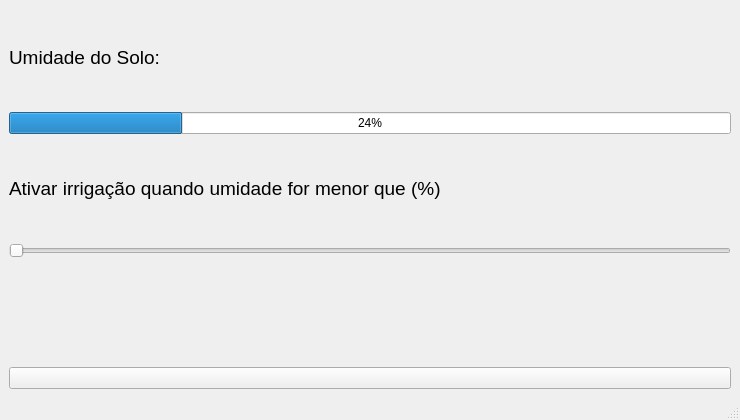
<?xml version="1.0" encoding="UTF-8"?>
<ui version="4.0">
 <class>MainWindow</class>
 <widget class="QMainWindow" name="MainWindow">
  <property name="geometry">
   <rect>
    <x>0</x>
    <y>0</y>
    <width>740</width>
    <height>420</height>
   </rect>
  </property>
  <property name="windowTitle">
   <string>MainWindow</string>
  </property>
  <property name="iconSize">
   <size>
    <width>23</width>
    <height>23</height>
   </size>
  </property>
  <widget class="QWidget" name="centralwidget">
   <layout class="QVBoxLayout" name="verticalLayout">
    <item>
     <widget class="QLabel" name="umidade_label">
      <property name="font">
       <font>
        <pointsize>14</pointsize>
       </font>
      </property>
      <property name="text">
       <string>Umidade do Solo:</string>
      </property>
     </widget>
    </item>
    <item>
     <widget class="QProgressBar" name="progressBar">
      <property name="value">
       <number>24</number>
      </property>
     </widget>
    </item>
    <item>
     <widget class="QLabel" name="ativar_status_label">
      <property name="font">
       <font>
        <pointsize>14</pointsize>
       </font>
      </property>
      <property name="text">
       <string>Ativar irrigação quando umidade for menor que (%)</string>
      </property>
     </widget>
    </item>
    <item>
     <widget class="QSlider" name="porcento_horizontalSlider">
      <property name="font">
       <font>
        <pointsize>20</pointsize>
       </font>
      </property>
      <property name="maximum">
       <number>100</number>
      </property>
      <property name="orientation">
       <enum>Qt::Horizontal</enum>
      </property>
     </widget>
    </item>
    <item alignment="Qt::AlignHCenter">
     <widget class="QLabel" name="porcentagem_label">
      <property name="font">
       <font>
        <pointsize>21</pointsize>
        <bold>true</bold>
       </font>
      </property>
      <property name="text">
       <string/>
      </property>
     </widget>
    </item>
    <item>
     <widget class="QPushButton" name="irrigar_pushButton">
      <property name="text">
       <string/>
      </property>
     </widget>
    </item>
   </layout>
  </widget>
  <widget class="QMenuBar" name="menubar">
   <property name="geometry">
    <rect>
     <x>0</x>
     <y>0</y>
     <width>740</width>
     <height>18</height>
    </rect>
   </property>
  </widget>
  <widget class="QStatusBar" name="statusbar"/>
 </widget>
 <resources/>
 <connections/>
</ui>
